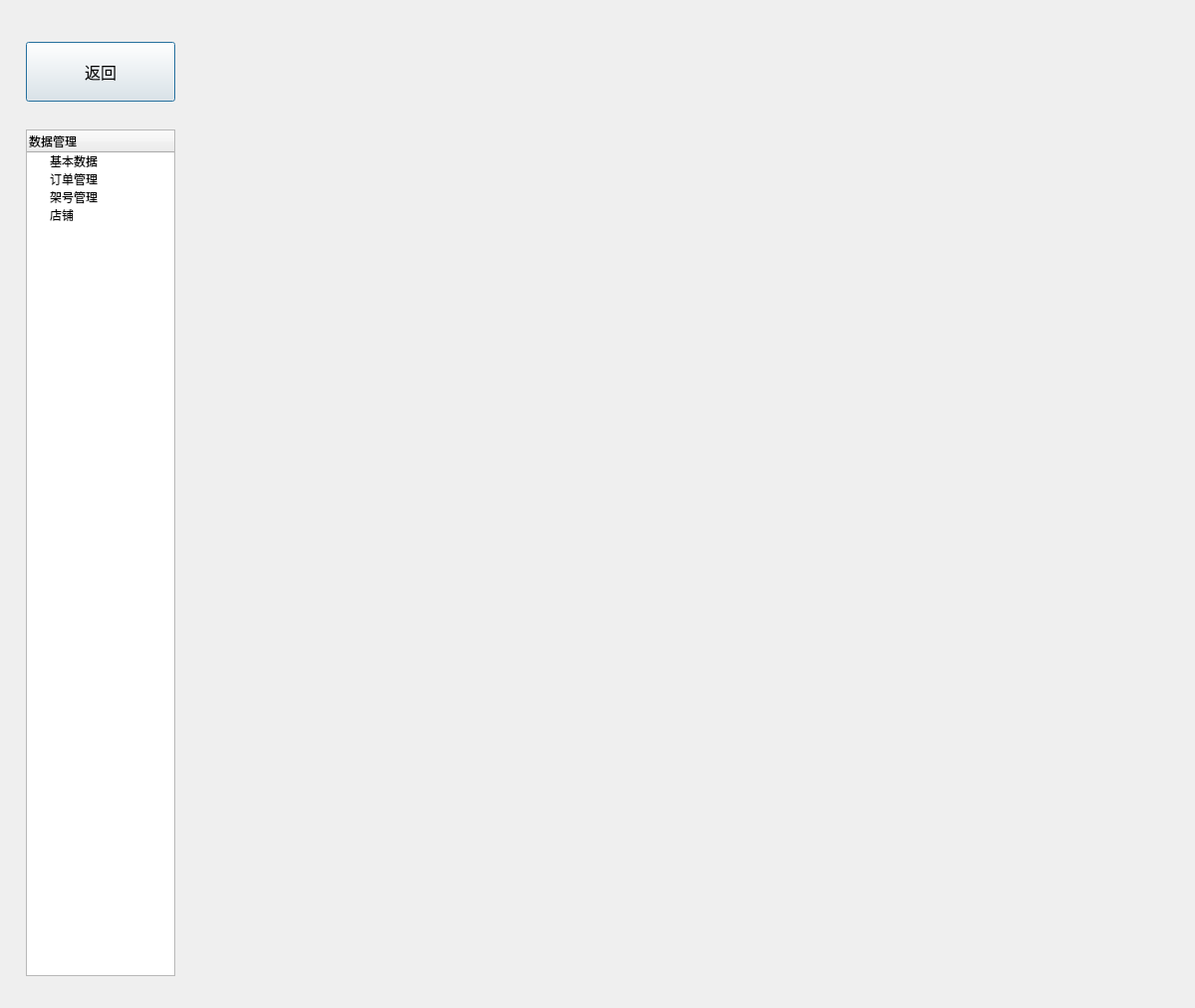
<?xml version="1.0" encoding="UTF-8"?>
<ui version="4.0">
 <class>dlgManage</class>
 <widget class="QDialog" name="dlgManage">
  <property name="geometry">
   <rect>
    <x>0</x>
    <y>0</y>
    <width>1200</width>
    <height>1012</height>
   </rect>
  </property>
  <property name="minimumSize">
   <size>
    <width>1200</width>
    <height>1000</height>
   </size>
  </property>
  <property name="maximumSize">
   <size>
    <width>1200</width>
    <height>1012</height>
   </size>
  </property>
  <property name="windowTitle">
   <string>管理</string>
  </property>
  <layout class="QGridLayout" name="gridLayout">
   <item row="0" column="1">
    <widget class="QWidget" name="widgetData" native="true">
     <property name="font">
      <font>
       <family>微软雅黑</family>
      </font>
     </property>
     <layout class="QGridLayout" name="gridLayout_3">
      <item row="0" column="0">
       <widget class="QStackedWidget" name="stackedWidget">
        <property name="font">
         <font>
          <family>微软雅黑</family>
         </font>
        </property>
       </widget>
      </item>
     </layout>
    </widget>
   </item>
   <item row="0" column="0">
    <widget class="QWidget" name="widgetChose" native="true">
     <property name="minimumSize">
      <size>
       <width>180</width>
       <height>1000</height>
      </size>
     </property>
     <property name="maximumSize">
      <size>
       <width>80</width>
       <height>16777215</height>
      </size>
     </property>
     <property name="font">
      <font>
       <family>微软雅黑</family>
      </font>
     </property>
     <layout class="QGridLayout" name="gridLayout_2">
      <item row="0" column="0">
       <widget class="QPushButton" name="BtnBack">
        <property name="minimumSize">
         <size>
          <width>150</width>
          <height>60</height>
         </size>
        </property>
        <property name="font">
         <font>
          <family>微软雅黑</family>
          <pointsize>12</pointsize>
         </font>
        </property>
        <property name="text">
         <string>返回</string>
        </property>
       </widget>
      </item>
      <item row="1" column="0">
       <widget class="QTreeWidget" name="treeWidget">
        <property name="minimumSize">
         <size>
          <width>150</width>
          <height>0</height>
         </size>
        </property>
        <property name="maximumSize">
         <size>
          <width>150</width>
          <height>850</height>
         </size>
        </property>
        <property name="font">
         <font>
          <family>微软雅黑</family>
          <pointsize>9</pointsize>
         </font>
        </property>
        <attribute name="headerDefaultSectionSize">
         <number>175</number>
        </attribute>
        <column>
         <property name="text">
          <string>数据管理</string>
         </property>
         <property name="font">
          <font>
           <family>微软雅黑</family>
           <pointsize>9</pointsize>
          </font>
         </property>
         <property name="background">
          <color alpha="0">
           <red>0</red>
           <green>0</green>
           <blue>0</blue>
          </color>
         </property>
        </column>
        <item>
         <property name="text">
          <string>基本数据</string>
         </property>
         <property name="font">
          <font>
           <family>微软雅黑</family>
          </font>
         </property>
        </item>
        <item>
         <property name="text">
          <string>订单管理</string>
         </property>
         <property name="font">
          <font>
           <family>微软雅黑</family>
          </font>
         </property>
        </item>
        <item>
         <property name="text">
          <string>架号管理</string>
         </property>
         <property name="font">
          <font>
           <family>微软雅黑</family>
          </font>
         </property>
        </item>
        <item>
         <property name="text">
          <string>店铺</string>
         </property>
         <property name="font">
          <font>
           <family>微软雅黑</family>
          </font>
         </property>
        </item>
       </widget>
      </item>
     </layout>
    </widget>
   </item>
  </layout>
 </widget>
 <resources/>
 <connections/>
</ui>
